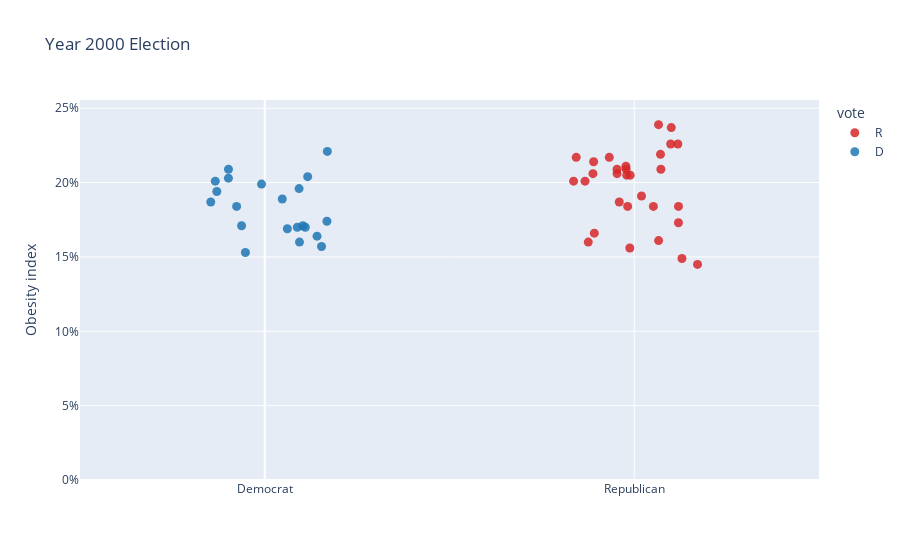
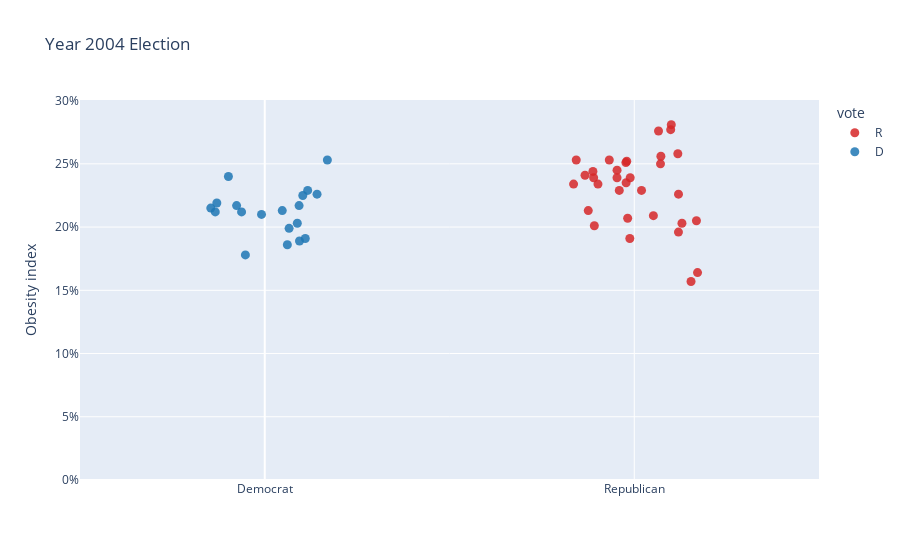

The notebook cell these images were saved under, in order:
### Code cell
import numpy as np

df_2000["vote"] = df_2000["vote"].str.strip().str[0].str.upper()           # 'D' or 'R'
s = pd.to_numeric(df_2000["obesity_index"].astype(str).str.rstrip("%"), errors="coerce")
df_2000["obesity_frac"] = s / 100.0 


centers = {"D": 0.0, "R": 1.0}
rng = np.random.default_rng(42)
df_2000["xpos"] = df_2000["vote"].map(centers) + rng.uniform(-0.18, 0.18, len(df_2000))

fig_2000 = px.scatter(
    df_2000, x="xpos", y="obesity_frac", color="vote", hover_name="state",
    color_discrete_map={"D":"#1f77b4","R":"#d62728"},
    labels={"obesity_frac":"Obesity index"},
    title="Year 2000 Election",
)
fig_2000.update_traces(marker=dict(size=9, opacity=0.85))

fig_2000.update_xaxes(
    tickmode="array",
    tickvals=[0, 1],
    ticktext=["Democrat", "Republican"],
    range=[-0.5, 1.5],
    title=""
)
fig_2000.update_yaxes(tickformat=".0%", title="Obesity index", rangemode="tozero")
fig_2000.show()


df_2004["vote"] = df_2004["vote"].str.strip().str[0].str.upper()           # 'D' or 'R'
s = pd.to_numeric(df_2004["obesity_index"].astype(str).str.rstrip("%"), errors="coerce")
df_2004["obesity_frac"] = s / 100.0 

centers = {"D": 0.0, "R": 1.0}
rng = np.random.default_rng(42)
df_2004["xpos"] = df_2004["vote"].map(centers) + rng.uniform(-0.18, 0.18, len(df_2004))

fig_2004 = px.scatter(
    df_2004, x="xpos", y="obesity_frac", color="vote", hover_name="state",
    color_discrete_map={"D":"#1f77b4","R":"#d62728"},
    labels={"obesity_frac":"obesity index"},
    title="Year 2004 Election",
)
fig_2004.update_traces(marker=dict(size=9, opacity=0.85))

fig_2004.update_xaxes(
    tickmode="array",
    tickvals=[0, 1],
    ticktext=["Democrat", "Republican"],
    range=[-0.5, 1.5],
    title=""
)
fig_2004.update_yaxes(tickformat=".0%", title="Obesity index", rangemode="tozero")
fig_2004.show()

### Figure 1 — Plotly figure (JSON) as saved in the notebook; plotly's stock layout.template omitted (floating-point values rounded to 4 significant figures)
{"data": [{"hovertemplate": "<b>%{hovertext}</b><br><br>vote=R<br>xpos=%{x}<br>Obesity index=%{y}<extra></extra>", "hovertext": ["Alabama", "Alaska", "Arizona", "Arkansas", "Colorado", "Florida", "Georgia", "Idaho", "Indiana", "Kansas", "Kentucky", "Louisiana", "Mississippi", "Missouri", "Montana", "Nebraska", "Nevada", "New Hampshire", "North Carolina", "North Dakota", "Ohio", "Oklahoma", "South Carolina", "South Dakota", "Tennessee", "Texas", "Utah", "Virginia", "West Virginia", "Wyoming"], "legendgroup": "R", "marker": {"color": "#d62728", "opacity": 0.85, "size": 9, "symbol": "circle"}, "mode": "markers", "name": "R", "orientation": "v", "showlegend": true, "type": "scatter", "x": [1.099, 0.978, 1.129, 1.071, 1.171, 0.9821, 0.9535, 1.052, 0.9796, 1.02, 0.843, 1.118, 1.1, 0.8901, 0.988, 0.8358, 0.8755, 1.066, 0.9534, 0.989, 0.8882, 0.8668, 0.9774, 1.12, 1.072, 0.9325, 1.12, 0.9595, 1.066, 0.892], "xaxis": "x", "y": [0.226, 0.209, 0.149, 0.219, 0.145, 0.184, 0.206, 0.184, 0.205, 0.191, 0.217, 0.226, 0.237, 0.214, 0.156, 0.201, 0.16, 0.161, 0.209, 0.205, 0.206, 0.201, 0.211, 0.184, 0.209, 0.217, 0.173, 0.187, 0.239, 0.166], "yaxis": "y"}, {"hovertemplate": "<b>%{hovertext}</b><br><br>vote=D<br>xpos=%{x}<br>Obesity index=%{y}<extra></extra>", "hovertext": ["California", "Connecticut", "Delaware", "DC", "Hawaii", "Illinois", "Iowa", "Maine", "Maryland", "Massachusetts", "Michigan", "Minnesota", "New Jersey", "New Mexico", "New York", "Oregon", "Pennsylvania", "Rhode Island", "Vermont", "Washington", "Wisconsin"], "legendgroup": "D", "marker": {"color": "#1f77b4", "opacity": 0.85, "size": 9, "symbol": "circle"}, "mode": "markers", "name": "D", "orientation": "v", "showlegend": true, "type": "scatter", "x": [-0.1461, 0.09401, 0.103, -0.1339, 0.1536, 0.1162, -0.09819, 0.0474, 0.09291, -0.05237, 0.1695, 0.1415, 0.08811, 0.1683, -0.0627, -0.008746, -0.09831, 0.06113, 0.1097, -0.0762, -0.1297], "xaxis": "x", "y": [0.187, 0.16, 0.171, 0.201, 0.157, 0.204, 0.209, 0.189, 0.196, 0.153, 0.221, 0.164, 0.17, 0.174, 0.171, 0.199, 0.203, 0.169, 0.17, 0.184, 0.194], "yaxis": "y"}], "layout": {"legend": {"title": {"text": "vote"}, "tracegroupgap": 0}, "title": {"text": "Year 2000 Election"}, "xaxis": {"anchor": "y", "domain": [0, 1], "range": [-0.5, 1.5], "tickmode": "array", "ticktext": ["Democrat", "Republican"], "tickvals": [0, 1], "title": {"text": ""}}, "yaxis": {"anchor": "x", "domain": [0, 1], "rangemode": "tozero", "tickformat": ".0%", "title": {"text": "Obesity index"}}}}

### Figure 2 — Plotly figure (JSON) as saved in the notebook; plotly's stock layout.template omitted (floating-point values rounded to 4 significant figures)
{"data": [{"hovertemplate": "<b>%{hovertext}</b><br><br>vote=R<br>xpos=%{x}<br>obesity index=%{y}<extra></extra>", "hovertext": ["Alabama", "Alaska", "Arizona", "Arkansas", "Colorado", "Florida", "Georgia", "Hawaii", "Idaho", "Indiana", "Iowa", "Kansas", "Kentucky", "Louisiana", "Mississippi", "Missouri", "Montana", "Nebraska", "Nevada", "New Mexico", "North Carolina", "North Dakota", "Ohio", "Oklahoma", "South Carolina", "South Dakota", "Tennessee", "Texas", "Utah", "Virginia", "West Virginia", "Wyoming"], "legendgroup": "R", "marker": {"color": "#d62728", "opacity": 0.85, "size": 9, "symbol": "circle"}, "mode": "markers", "name": "R", "orientation": "v", "showlegend": true, "type": "scatter", "x": [1.099, 0.978, 1.129, 1.071, 1.171, 0.9821, 0.9535, 1.154, 1.052, 0.9796, 0.9018, 1.02, 0.843, 1.118, 1.1, 0.8901, 0.988, 0.8358, 0.8755, 1.168, 0.9534, 0.989, 0.8882, 0.8668, 0.9774, 1.12, 1.072, 0.9325, 1.12, 0.9595, 1.066, 0.892], "xaxis": "x", "y": [0.277, 0.235, 0.203, 0.25, 0.164, 0.207, 0.245, 0.157, 0.209, 0.252, 0.234, 0.229, 0.253, 0.258, 0.281, 0.239, 0.191, 0.234, 0.213, 0.205, 0.239, 0.239, 0.244, 0.241, 0.251, 0.226, 0.256, 0.253, 0.196, 0.229, 0.276, 0.201], "yaxis": "y"}, {"hovertemplate": "<b>%{hovertext}</b><br><br>vote=D<br>xpos=%{x}<br>obesity index=%{y}<extra></extra>", "hovertext": ["California", "Connecticut", "Delaware", "DC", "Illinois", "Maine", "Maryland", "Massachusetts", "Michigan", "Minnesota", "New Hampshire", "New Jersey", "New York", "Oregon", "Pennsylvania", "Rhode Island", "Vermont", "Washington", "Wisconsin"], "legendgroup": "D", "marker": {"color": "#1f77b4", "opacity": 0.85, "size": 9, "symbol": "circle"}, "mode": "markers", "name": "D", "orientation": "v", "showlegend": true, "type": "scatter", "x": [-0.1461, 0.09401, 0.103, -0.1339, 0.1162, 0.0474, 0.09291, -0.05237, 0.1695, 0.1415, 0.0659, 0.08811, -0.0627, -0.008746, -0.09831, 0.06113, 0.1097, -0.0762, -0.1297], "xaxis": "x", "y": [0.215, 0.189, 0.225, 0.212, 0.229, 0.213, 0.217, 0.178, 0.253, 0.226, 0.199, 0.203, 0.212, 0.21, 0.24, 0.186, 0.191, 0.217, 0.219], "yaxis": "y"}], "layout": {"legend": {"title": {"text": "vote"}, "tracegroupgap": 0}, "title": {"text": "Year 2004 Election"}, "xaxis": {"anchor": "y", "domain": [0, 1], "range": [-0.5, 1.5], "tickmode": "array", "ticktext": ["Democrat", "Republican"], "tickvals": [0, 1], "title": {"text": ""}}, "yaxis": {"anchor": "x", "domain": [0, 1], "rangemode": "tozero", "tickformat": ".0%", "title": {"text": "Obesity index"}}}}
